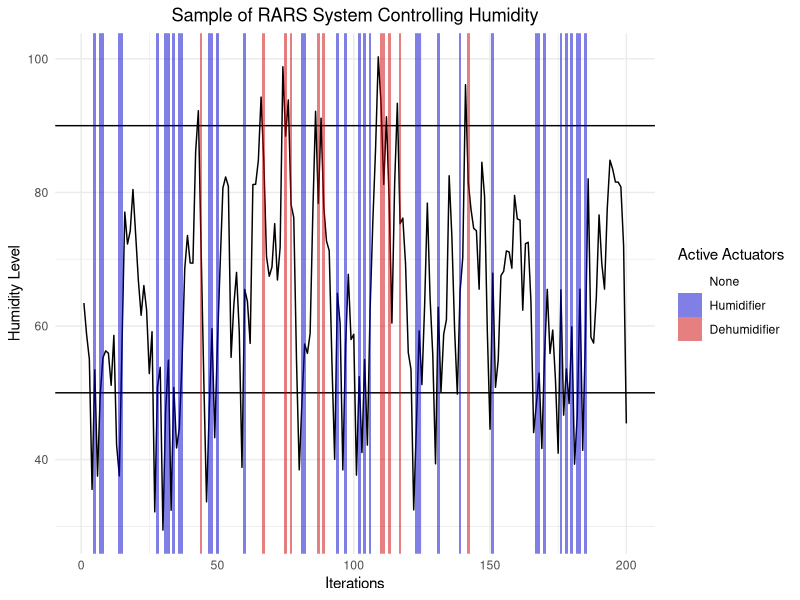
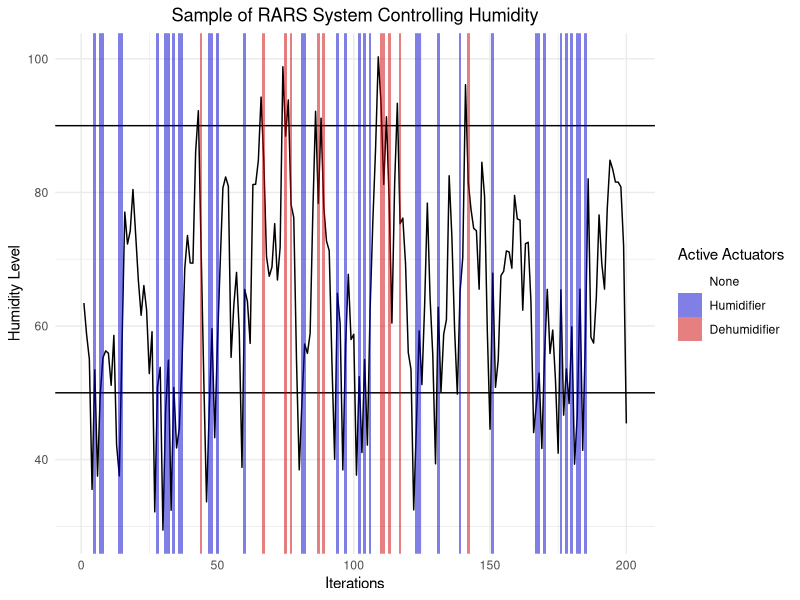

Reproduce these figures in R, in order.
library(tidyverse)

# Variables
max_humidity <- 90
min_humidity <- 50
humidity_data <- read.csv("./analysis/data/humid_metrics.csv")

# Function to assign factor
assignState <- Vectorize(function(humidifier, dehumidifier) {
  if (humidifier == TRUE) {
    return(as.factor("humidifier"))
  }
  
  if (dehumidifier == TRUE) {
    return(as.factor("dehumidifier"))
  }
  
  return(as.factor("none"))
})

# Add a iteration variable as index
humidity_data$iteration <- 1:nrow(humidity_data)

# Compute factor based on active actuator for each iteration
humidity_data$actuator <- assignState(humidity_data$humidifier, humidity_data$de.humidifier)

# Plot a subset of the humidity_data
humidity_data[1:200, ] %>% ggplot(aes(iteration, humidity)) + 
  geom_line() + 
  geom_abline(aes(intercept = max_humidity, slope = 0)) +
  geom_abline(aes(intercept = min_humidity, slope = 0)) +
  geom_tile(aes(fill = actuator, height = Inf), alpha = 0.5)  +
  scale_fill_manual(values=c(NA, "blue3", "red3"), label=c("None", "Humidifier", "Dehumidifier"), na.value = NA) +
  labs(fill = "Active Actuators") +
  xlab("Iterations") + 
  ylab("Humidity Level") +
  theme_minimal() + 
  ggtitle("Sample of RARS System Controlling Humidity") + 
  theme(plot.title = element_text(hjust = 0.5))

# Save plot
ggsave(
  "humidity_graph.jpeg",
  plot = last_plot(),
  device = "jpeg",
  path = "./analysis/graphs"
)

# Calculate percentage of iterations spent in the accepted humidity interval
controlled_humidity <- humidity_data$humidity >= min_humidity & humidity_data$humidity <= max_humidity

humidity_percentage <- mean(controlled_humidity) * 100

